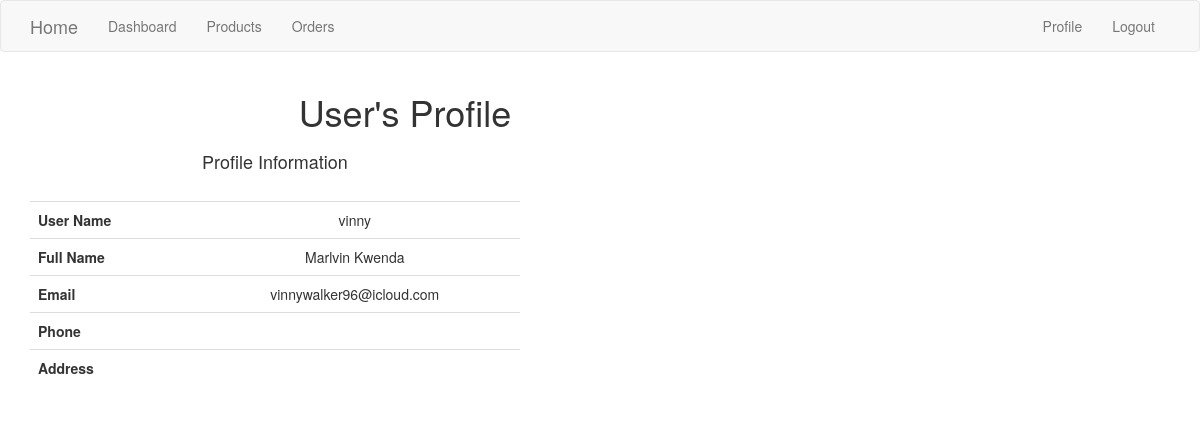
Page /user/vinny (signed in) on the committed database.
### app/models.py (models this page shows, shortened)
class User(UserMixin, db.Model):
    __tablename__ = "user"
    id = db.Column(db.Integer, primary_key=True)
    first_name = db.Column(db.String(64), index=True, unique=True)
    last_name = db.Column(db.String(64), index=True, unique=True)
    username = db.Column(db.String(64), index=True, unique=True)
    email = db.Column(db.String(120), index=True, unique=True)
    password_hash = db.Column(db.String(128))

### app/main/routes.py (the view)
@bp.route('/user/<username>')
@login_required
def user(username):
    user = User.query.filter_by(username=username).first_or_404()
    return render_template('user.html', user=user)

### app/models.py (called while the page is built)
@login.user_loader
def load_user(id):
    return User.query.get(int(id))

### app/templates/user.html
{% extends "base.html" %}
{% block content %}
    <div class="container my-4">
        <div class="row align-items-start">
          <div class="col-md-8">
            <div class="card">
              <div class="card-header">
                <h1 class="text-center">User's Profile</h1>
              </div>
              <div class="card-body">
                <div class="row">
                  <div class="col-md-8">
                    <div class="card text-center p-3">
                      <h4>Profile Information</h4>
                      <br />
                      <table class="table bg-white table-borderless">
                        <tbody>
                          <tr>
                            <th scope="col">User Name</th>
                            <td scope="col">{{ user.username }}</td>
                          </tr>
                          <tr>
                            <th scope="col">Full Name</th>
                            <td scope="col">
                              {{ user.first_name }} {{user.last_name}}
                            </td>
                          </tr>
                          <tr>
                            <th scope="row">Email</th>
                            <td>{{ user.email }}</td>
                          </tr>
                          <tr>
                            <th scope="row">Phone</th>
                            <td>{{ user.name}}</td>
                          </tr>
                          <tr>
                            <th scope="row">Address</th>
                            <td>{{ user.name }}</td>
                          </tr>
                        </tbody>
                      </table>
                    </div>
                  </div>
                  <div class="col-md-4">
                  </div>
                </div>
              </div>
            </div>
          </div>
        </div>
      </div>
{% endblock %}

### app/static/css/styles.css (style rules this page uses)
:root { scroll-behavior: smooth; }
body { font-family: "Open Sans", sans-serif; color: #444444; }
h1, h2, h3, h4, h5, h6 { font-family: "Nunito", sans-serif; }

### rows in the picture
User: username "vinny", first_name "Marlvin", last_name "Kwenda", email "vinnywalker96@icloud.com"
